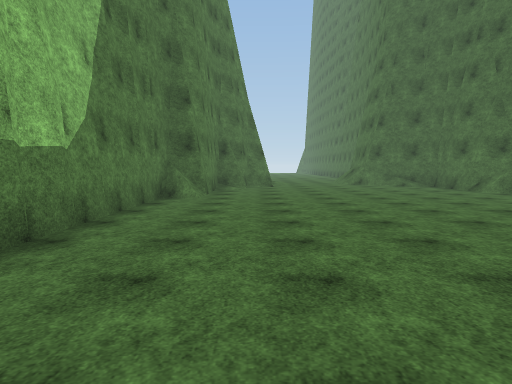
View 1 (above)

19 first-person views from a walk through a 3-D level made in the Unity game engine. The camera is 1.5 m above the floor, tilts 4° down and sees 70° across. The floor is counted in squares, 2 m on a side. Each view is taken from the middle of a square. On the plan, view 1 faces up. The plan holds only what a view shows up to about 11 squares ahead; the rest is blank. The place goes on beyond the plan. The player character is not drawn. Surface patterns are stand-ins for the level's own textures.

View 2
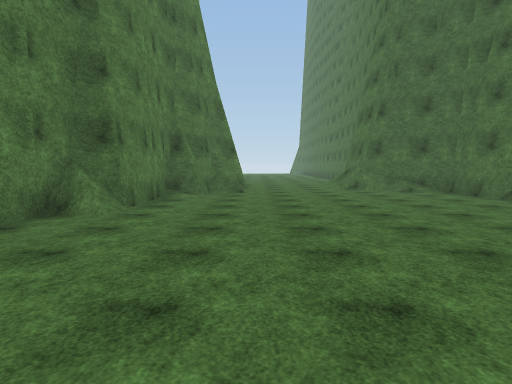

View 3
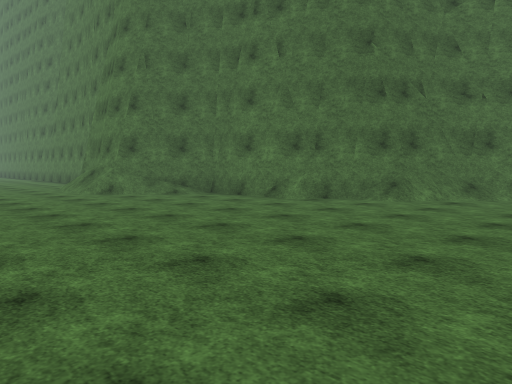

View 4
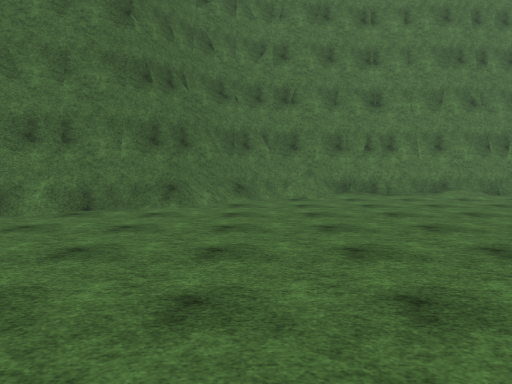

View 5
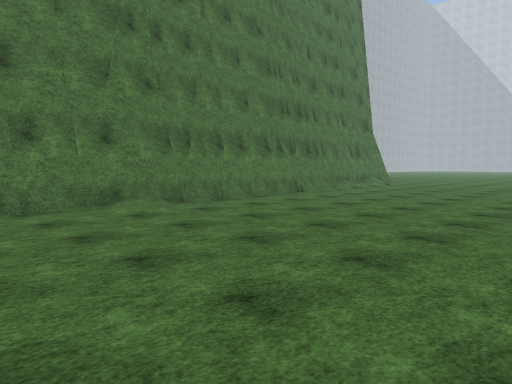

View 6
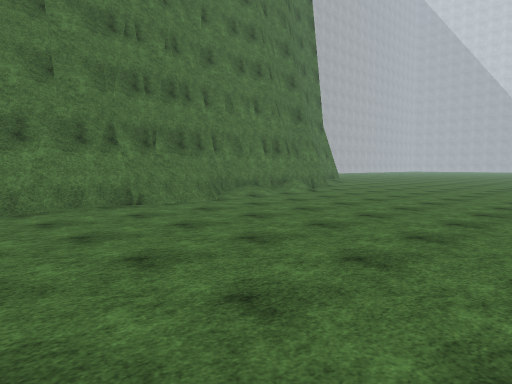

View 7
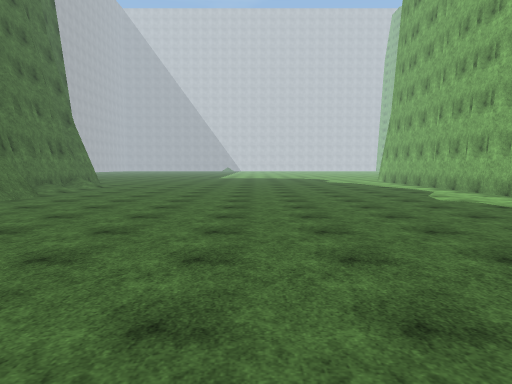

View 8
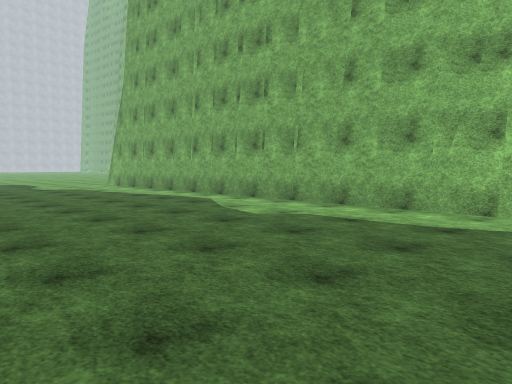

View 9
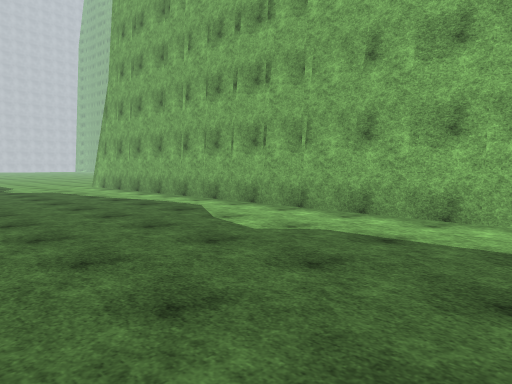

View 10
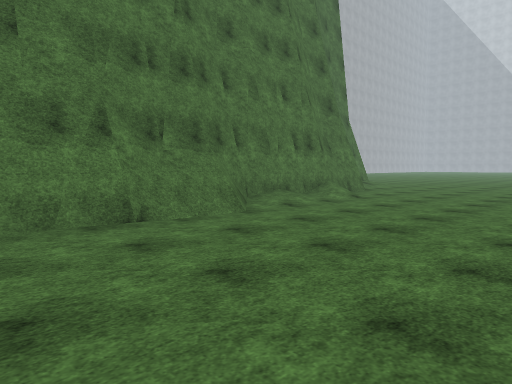

View 11
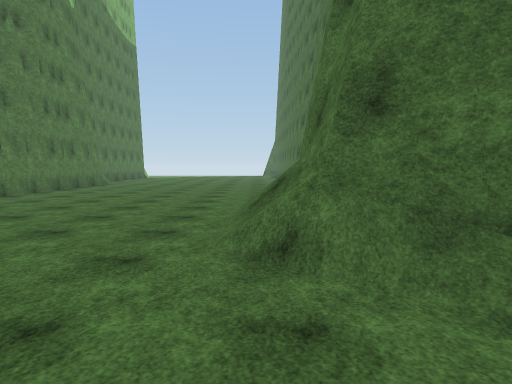

View 12
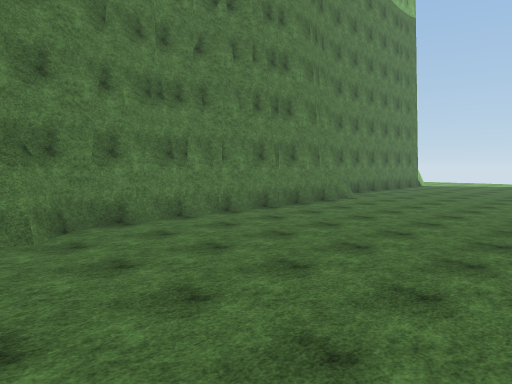

View 13
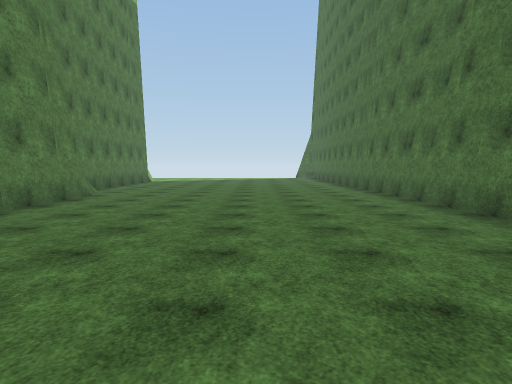

View 14
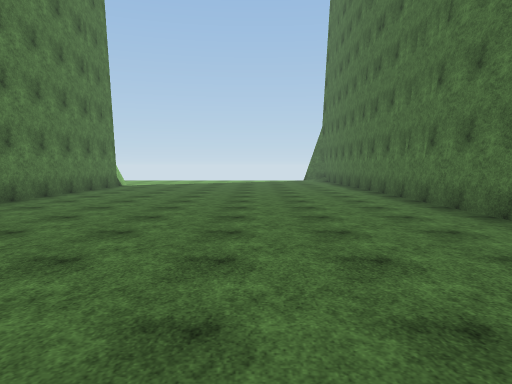

View 15
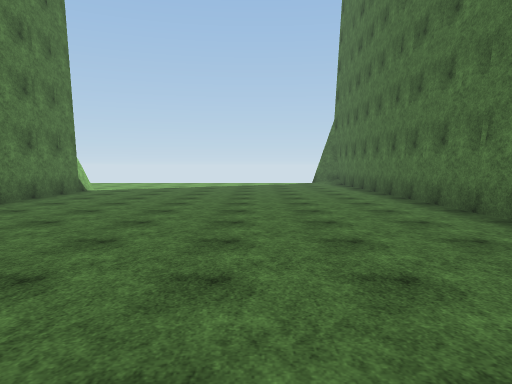

View 16
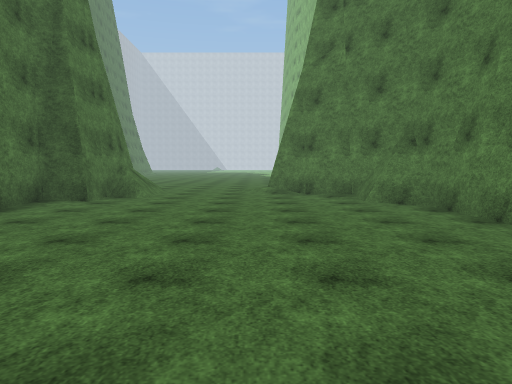

View 17
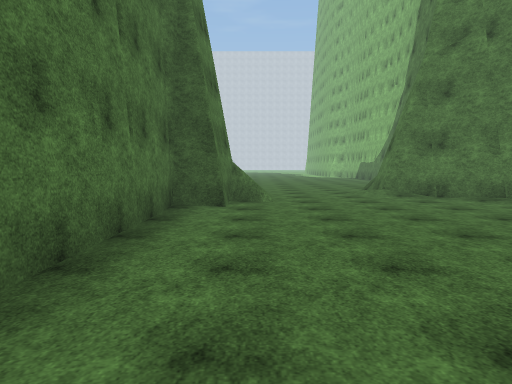

View 18
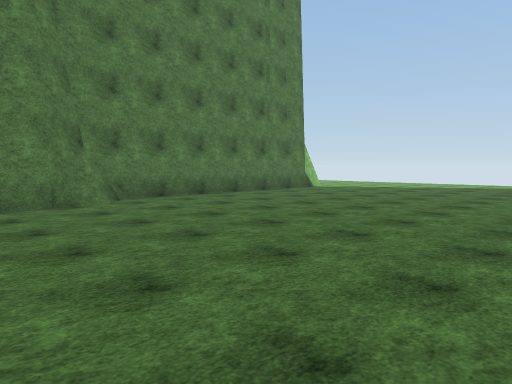

View 19
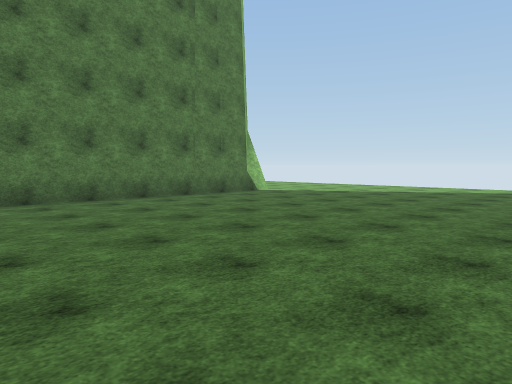

### Floor plan
Key: @ floor where view 1 was taken; # wall or solid block; . floor; / step, stairs or slope; = window, fence, low wall or low ledge.
Columns run from 4 left of view 1 to 12 right of it. Each row starts with its distance up from view 1.
 34 #.........#
 33 #.........#
 32 #.........#
 31 #.........#
 30 #.........#
 29 #.........#
 28 ##........#
 27  #........#
 26  #........#
 25  #........#
 24  #........#
 23  #........#
 22  #........#
 21  #........#
 20  #........#
 19  ##.......#
 18   #......##
 17   ##..../#
 16    ##/../#
 15    ##/../##
 14    ##..../##
 13   ##.......#
 12   #/.......#
 11   #........##
 10  ##........=#
  9  #/.........##
  8  #...........##
  7  #............#
  6  #............##
  5  #............##
  4  #.............#
  3  #.............#
  2   ............/#
  1    .........../#
  0     @ .........#
 -1   #............#
 -2   #............#
 -3   #............#
 -4   #............#
 -5   #............##
 -6   #............/#
 -7   #............/#
 -8   #............/#
 -9   #.....  ...../#
-10   #.....  ...../#
-11   #.....  ......#
-12     ....  .....

Positions as (right, up) in squares from view 1, and headings:
1: (0, 0), facing up
2: (1, 3), facing up
3: (0, 5), facing up-right
4: (1, 7), facing right
5: (4, 5), facing down-right
6: (4, 0), facing down-right
7: (5, 4), facing down
8: (5, 0), facing down-left
9: (4, -1), facing down-left
10: (6, -1), facing down-right
11: (4, 12), facing up
12: (4, 17), facing up-left
13: (2, 18), facing up
14: (2, 22), facing up
15: (2, 25), facing up
16: (1, 26), facing down
17: (4, 25), facing down
18: (5, 25), facing up-left
19: (5, 28), facing up-left
